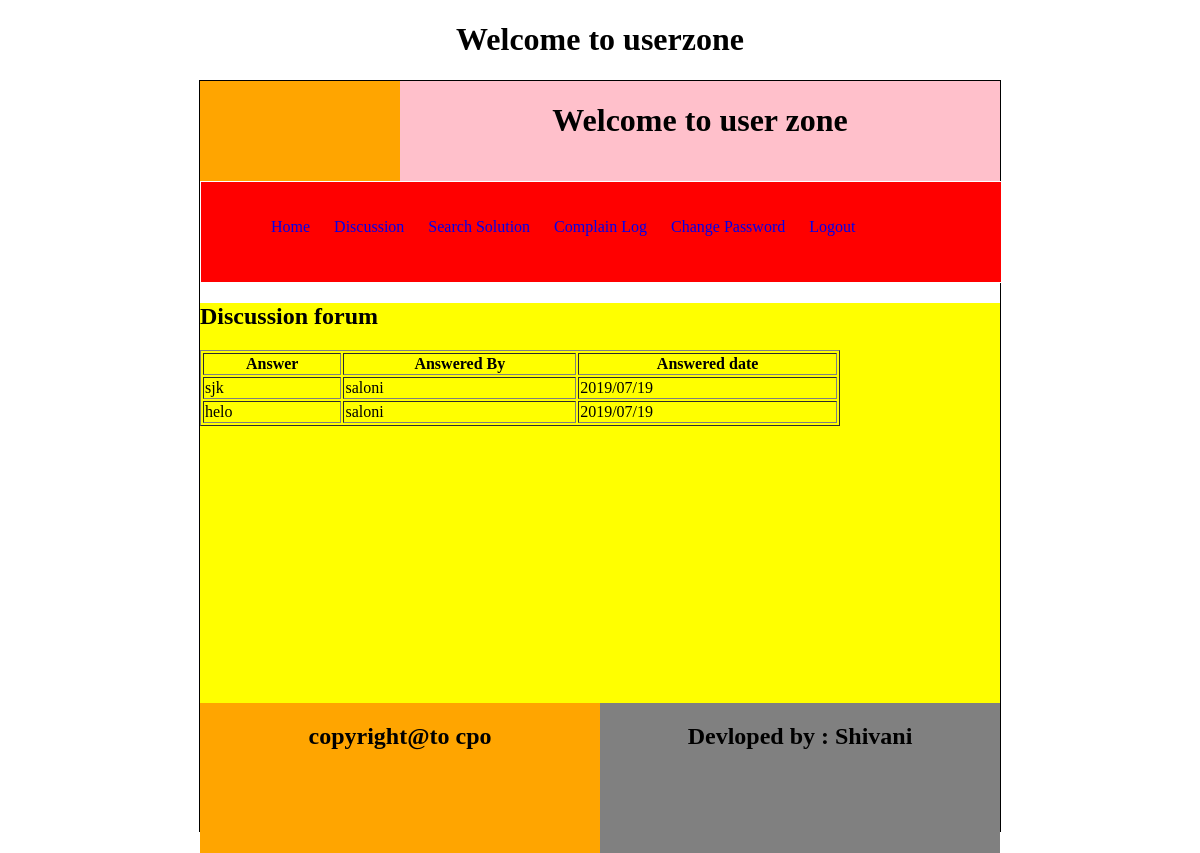
/userzone/viewanswer/1 (signed in), run on the app's committed database.
### userzone/models.py (models this page shows)
class Answer(models.Model):
    aid=models.AutoField(primary_key=True)
    answertext=models.TextField()
    answeredby=models.CharField(max_length=50)
    qid=models.IntegerField()
    answereddate=models.CharField(max_length=30)

### userzone/views.py (the view)
# urls.py: url(r'^viewanswer/(?P<qid>\d+)$',views.viewanswer,name='viewanswer'),
def viewanswer(request,qid):
    if request.session['userid']:
        ans=Answer.objects.filter(qid=qid)
        return render(request,'viewanswer.html',{'ans':ans})
    else:
        return render(request,'login.html')

### userzone/templates/viewanswer.html (shortened to what this page needs)
<!DOCTYPE html>
<html lang="en">
<head>
</head>
<body>
<center>
<h1>Welcome to userzone</h1>
    </center>
<div id="outer">
    <div id="parent1">
    <div id="logo">
    </div>
    <div id="header">
        <center>
        <h1>Welcome to user zone</h1>
            </center>
    </div>
    </div>
    <div id="menu">
        <ul>
            <li><a href="{% url 'userzone:userzone' %} ">Home</a></li>
            <li><a href="{% url 'userzone:discussion' %} ">Discussion</a></li>
            <li><a href="{% url 'userzone:searchsolution' %} ">Search Solution</a></li>
            <li><a href="{% url 'userzone:complainlog' %} ">Complain Log</a></li>
            <li><a href="{% url 'userzone:changepassword' %} ">Change Password</a></li>
            <li><a href="{% url 'userzone:Logout' %} ">Logout</a></li>
        </ul>
    </div>
    <div id="main">
        <h2 style="text-align:center:blue;">
            Discussion forum
        </h2>
        <table border="1" style="width:80%;margin:0;auto;">
          <tr>
              <th>Answer</th>
              <th>Answered By</th>
              <th>Answered date</th>
          </tr>
            {% for a in ans %}
            <tr>
                <td>{{a.answertext}}</td>
                <td>{{a.answeredby}}</td>
                <td>{{a.answereddate}}</td>
            </tr>
            {% endfor %}
        </table>
    </div>
    <div id="parent2">
        <div id="child1">
            <center>
                <h2> copyright@to cpo</h2>
            </center>
        </div>
        <div id="child2">
            <center>
                <h2>Devloped by : Shivani</h2>
            </center>
        </div>
    </div>
    </div>
</body>
</html>

### userzone/templates/viewanswer.html (style rules this page uses)
#outer { height:750px; width:800px; border:1px solid; //background-color:blue; margin:auto; }
#parent1 { height:100px; width:800px; background-color:blue; }
#logo { height:100px; width:200px; background-color:orange; float:left; }
#header { height:100px; width:600px; background-color:pink; float:right; }
#menu { height:100px; width:800px; background-color:red; border:1px solid; }
#main { height:400px; width:800px; background-color:yellow; }
#parent2 { height:150px; width:800px; //background-color:black; }
#child1 { height:150px; width:400px; background-color:orange; float:left; }
#child2 { height:150px; width:400px; background-color:gray; float:right; }
#menu { height:100px; width:800px; border:1px solid white; margin:auto; }
#menu ul { list-style-type:none; line-height:50px; margin:20px; }
#menu ul li { color:black; display:inline; padding:10px; }
#menu ul li a { color-black; text-decoration:none; }

### data on the page
Answer: answertext "sjk", answeredby "saloni", answereddate "2019/07/19"
Answer: answertext "helo", answeredby "saloni", answereddate "2019/07/19"
